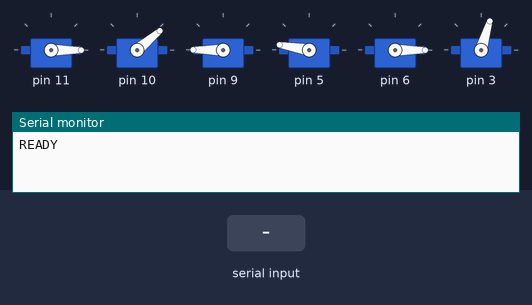
Simulated run of this sketch. Board: Arduino Uno, built with avr-gcc and run on an emulated ATmega328P. Shown: 6 × servo, the last lines printed to the serial monitor. The test bench sets the inputs (shaded band).

Above: at 7.2 s.
7.3 s: "home\n" received over Serial
At 7.78 s:
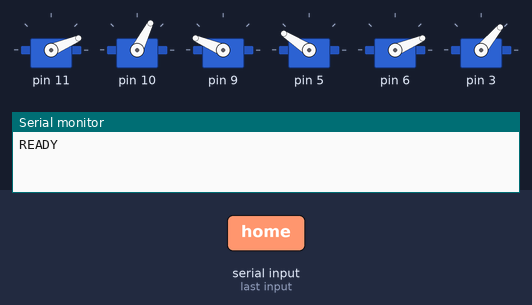
At 9.6 s:
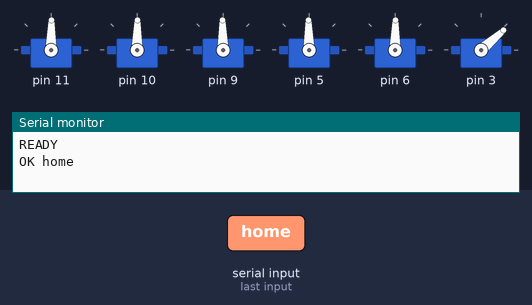
10.3 s: "-\n" received over Serial
Timing chart, 0 to 13.3 s (numbered marks = the images above; inputs shaded):
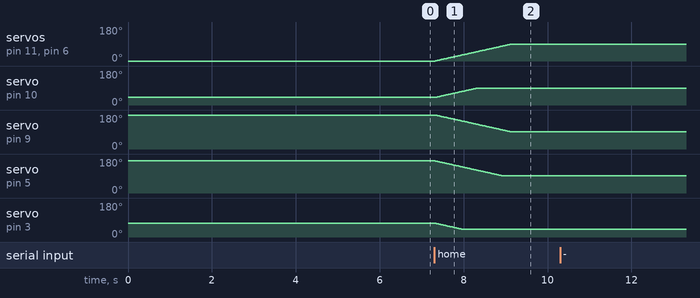

The sketch:

braccio_listener.ino
```cpp
/*
 * braccio_listener.ino
 * ROB340 - Agentic Wizard of Oz Lab
 *
 * Upload this sketch to the Arduino ONCE. After that you never need to
 * open the Arduino IDE again for the rest of the lab.
 *
 * The sketch waits for a line of text on the serial port and executes it.
 *
 * COMMAND FORMAT
 * --------------
 * Seven integers separated by spaces, ending with a newline:
 *
 *     <stepDelay> <base> <shoulder> <elbow> <wrist_ver> <wrist_rot> <gripper>
 *
 * Example:
 *
 *     20 90 120 90 90 90 30
 *
 * These are exactly the seven arguments of Braccio.ServoMovement() used in
 * LLM_wk2.ino, in the same order. Nothing new to learn.
 *
 * The sketch replies with one of:
 *     READY               sent once at startup
 *     OK <the command>    command was parsed and executed
 *     ERR <reason>        command could not be parsed
 *
 * NOTE ON JOINT LIMITS
 * --------------------
 * The Braccio library clamps out-of-range angles internally, so a bad angle
 * cannot damage the arm. This is the "hard" safety layer. It is always on and
 * students cannot switch it off. The "software safety check" that students can
 * toggle lives in the Python program, not here.
 *
 * You can test this sketch on its own with the Arduino Serial Monitor:
 * set the line ending to "Newline", the baud rate to 9600, then type
 * a command such as "20 90 120 90 90 90 30" and press Enter.
 */

#include <Servo.h>
#include <Braccio.h>

Servo base;
Servo shoulder;
Servo elbow;
Servo wrist_ver;
Servo wrist_rot;
Servo gripper;

// Home / safe pose used at startup and by the "home" command.
const int HOME[7] = {20, 90, 90, 90, 90, 90, 40};

void setup() {
  Serial.begin(9600);
  Serial.setTimeout(200);

  // Braccio.begin() powers the servos and moves the arm to its safety
  // position. Keep hands clear of the arm when the board resets.
  Braccio.begin();

  Serial.println("READY");
}

void loop() {
  if (Serial.available() <= 0) {
    return;
  }

  String line = Serial.readStringUntil('\n');
  line.trim();

  if (line.length() == 0) {
    return;
  }

  // "home" is a convenience command so the arm can always be reset by hand.
  if (line.equalsIgnoreCase("home")) {
    Braccio.ServoMovement(HOME[0], HOME[1], HOME[2], HOME[3],
                          HOME[4], HOME[5], HOME[6]);
    Serial.println("OK home");
    return;
  }

  int values[7];
  int count = parseSevenInts(line, values);

  if (count != 7) {
    Serial.print("ERR expected 7 integers, got ");
    Serial.println(count);
    return;
  }

  Braccio.ServoMovement(values[0], values[1], values[2], values[3],
                        values[4], values[5], values[6]);

  Serial.print("OK ");
  Serial.println(line);
}

/*
 * Splits a whitespace separated line into at most 7 integers.
 * Returns how many integers were found.
 */
int parseSevenInts(const String &line, int *out) {
  int count = 0;
  int i = 0;
  int len = line.length();

  while (i < len && count < 7) {
    // Skip any whitespace before the next number.
    while (i < len && line.charAt(i) == ' ') {
      i++;
    }
    if (i >= len) {
      break;
    }

    int start = i;
    if (line.charAt(i) == '-') {
      i++;
    }
    while (i < len && isDigit(line.charAt(i))) {
      i++;
    }

    // If we did not consume at least one digit, the line is malformed.
    if (i == start || (i == start + 1 && line.charAt(start) == '-')) {
      return -1;
    }

    out[count] = line.substring(start, i).toInt();
    count++;
  }

  return count;
}
```

Measured:
- after the input at 7.3 s, servo on pin 11: moves from 0° to 89° over 1.8 s, starting at once; servo on pin 10: moves from 40° to 89° over 0.98 s, starting at once
